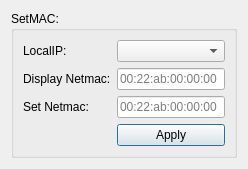
<?xml version="1.0" encoding="UTF-8"?>
<ui version="4.0">
 <class>SetMACTool</class>
 <widget class="QDialog" name="SetMACTool">
  <property name="windowTitle">
   <string>Dialog</string>
  </property>
  <layout class="QGridLayout" name="gridLayout">
   <item row="0" column="0">
    <widget class="QGroupBox" name="groupBox">
     <property name="title">
      <string>SetMAC:</string>
     </property>
     <layout class="QFormLayout" name="formLayout">
      <item row="0" column="0">
       <widget class="QLabel" name="label">
        <property name="text">
         <string>LocalIP:</string>
        </property>
       </widget>
      </item>
      <item row="0" column="1">
       <widget class="QComboBox" name="com_LocalIP"/>
      </item>
      <item row="1" column="0">
       <widget class="QLabel" name="label_2">
        <property name="text">
         <string>Display Netmac:</string>
        </property>
       </widget>
      </item>
      <item row="1" column="1">
       <widget class="QLineEdit" name="lin_NetMac">
        <property name="placeholderText">
         <string>00:22:ab:00:00:00</string>
        </property>
       </widget>
      </item>
      <item row="2" column="0">
       <widget class="QLabel" name="label_3">
        <property name="text">
         <string>Set Netmac:</string>
        </property>
       </widget>
      </item>
      <item row="2" column="1">
       <widget class="QLineEdit" name="lin_SeNetMac">
        <property name="placeholderText">
         <string>00:22:ab:00:00:00</string>
        </property>
       </widget>
      </item>
      <item row="3" column="1">
       <widget class="QPushButton" name="btn_Macapply">
        <property name="text">
         <string>Apply</string>
        </property>
       </widget>
      </item>
     </layout>
    </widget>
   </item>
  </layout>
 </widget>
 <resources/>
 <connections/>
</ui>
